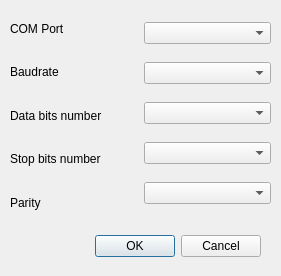
<?xml version="1.0" encoding="UTF-8"?>
<ui version="4.0">
 <class>ConfigureSerial</class>
 <widget class="QDialog" name="ConfigureSerial">
  <property name="windowModality">
   <enum>Qt::WindowModal</enum>
  </property>
  <property name="geometry">
   <rect>
    <x>0</x>
    <y>0</y>
    <width>281</width>
    <height>276</height>
   </rect>
  </property>
  <property name="windowTitle">
   <string>Dialog</string>
  </property>
  <property name="accessibleName">
   <string>Serial Config</string>
  </property>
  <property name="modal">
   <bool>true</bool>
  </property>
  <widget class="QDialogButtonBox" name="buttonBox">
   <property name="geometry">
    <rect>
     <x>30</x>
     <y>230</y>
     <width>231</width>
     <height>32</height>
    </rect>
   </property>
   <property name="orientation">
    <enum>Qt::Horizontal</enum>
   </property>
   <property name="standardButtons">
    <set>QDialogButtonBox::Cancel|QDialogButtonBox::Ok</set>
   </property>
  </widget>
  <widget class="QWidget" name="horizontalLayoutWidget">
   <property name="geometry">
    <rect>
     <x>10</x>
     <y>10</y>
     <width>261</width>
     <height>211</height>
    </rect>
   </property>
   <layout class="QHBoxLayout" name="horizontalLayout">
    <item>
     <layout class="QVBoxLayout" name="verticalLayout_2">
      <item>
       <widget class="QLabel" name="label_2">
        <property name="text">
         <string>COM Port</string>
        </property>
       </widget>
      </item>
      <item>
       <widget class="QLabel" name="label_4">
        <property name="text">
         <string>Baudrate</string>
        </property>
       </widget>
      </item>
      <item>
       <widget class="QLabel" name="label_3">
        <property name="text">
         <string>Data bits number</string>
        </property>
       </widget>
      </item>
      <item>
       <widget class="QLabel" name="label_5">
        <property name="text">
         <string>Stop bits number</string>
        </property>
       </widget>
      </item>
      <item>
       <widget class="QLabel" name="label">
        <property name="text">
         <string>Parity</string>
        </property>
       </widget>
      </item>
     </layout>
    </item>
    <item>
     <layout class="QVBoxLayout" name="verticalLayout">
      <item>
       <widget class="QComboBox" name="comboBox_2"/>
      </item>
      <item>
       <widget class="QComboBox" name="comboBox_4"/>
      </item>
      <item>
       <widget class="QComboBox" name="comboBox_5"/>
      </item>
      <item>
       <widget class="QComboBox" name="comboBox_3"/>
      </item>
      <item>
       <widget class="QComboBox" name="comboBox"/>
      </item>
     </layout>
    </item>
   </layout>
  </widget>
 </widget>
 <resources/>
 <connections>
  <connection>
   <sender>buttonBox</sender>
   <signal>accepted()</signal>
   <receiver>ConfigureSerial</receiver>
   <slot>accept()</slot>
   <hints>
    <hint type="sourcelabel">
     <x>248</x>
     <y>254</y>
    </hint>
    <hint type="destinationlabel">
     <x>157</x>
     <y>274</y>
    </hint>
   </hints>
  </connection>
  <connection>
   <sender>buttonBox</sender>
   <signal>rejected()</signal>
   <receiver>ConfigureSerial</receiver>
   <slot>reject()</slot>
   <hints>
    <hint type="sourcelabel">
     <x>316</x>
     <y>260</y>
    </hint>
    <hint type="destinationlabel">
     <x>286</x>
     <y>274</y>
    </hint>
   </hints>
  </connection>
 </connections>
</ui>
